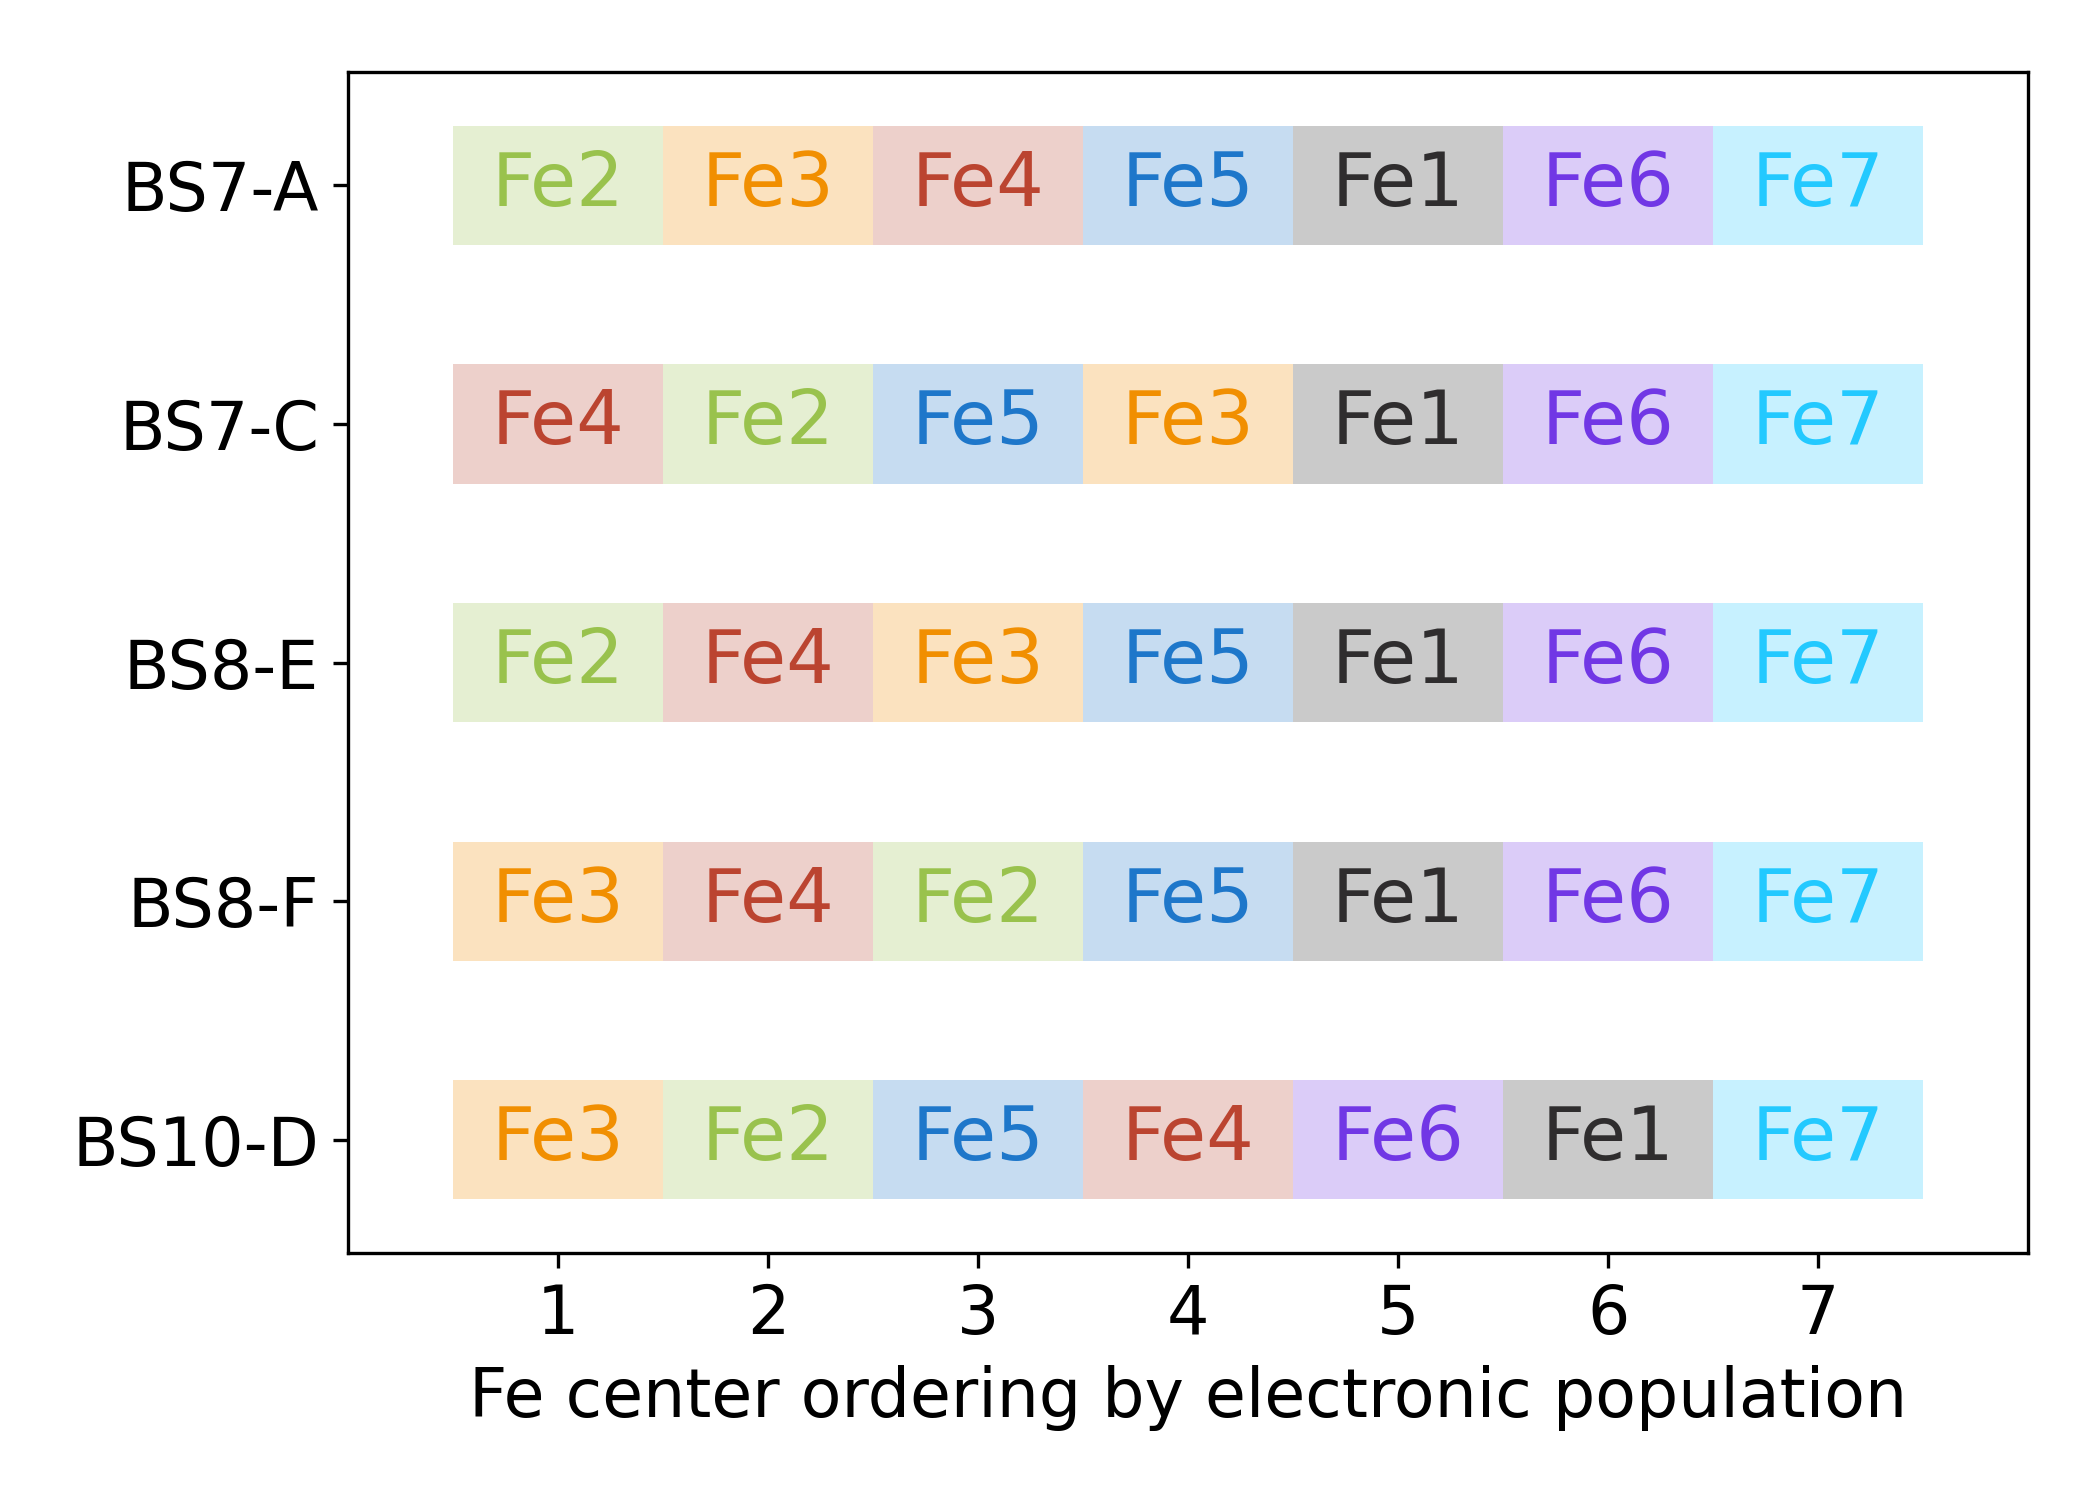

Source code (Python):
# ---------------------------------------------------------------------------
# Copyright (C) 2026 Huanchen Zhai. All Rights Reserved.
# 
# This program is free software: you can redistribute it and/or modify
# it under the terms of the GNU General Public License as published by
# the Free Software Foundation, either version 3 of the License, or
# (at your option) any later version.
# 
# This program is distributed in the hope that it will be useful,
# but WITHOUT ANY WARRANTY; without even the implied warranty of
# MERCHANTABILITY or FITNESS FOR A PARTICULAR PURPOSE.  See the
# GNU General Public License for more details.
# 
# You should have received a copy of the GNU General Public License
# along with this program.  If not, see <https://www.gnu.org/licenses/>.
# ---------------------------------------------------------------------------


import matplotlib.pyplot as plt
import numpy as np, json

plt.rcParams.update({'font.size': 16})
plt.figure(figsize=(7, 5))

data = json.load(open("../20-Data/90-colors.json", "r", encoding='utf-8'))
data |= json.load(open("../20-Data/80-bs-states.json", "r", encoding='utf-8'))
data |= json.load(open("../20-Data/14-large-uccsd.json", "r", encoding='utf-8'))

bs_init = data['bs']
bs_map = data['name_x']
colors = data['colors']

ia = 0
prop_uccsd = np.array([min([(x['uccsd'], x['uccsd(t)'], x.get('uccsd-elec-pop-noryd', [0.0] * 8))
    for x in data['large_uccsd'][str(ia)][str(ix)] if 'uccsd' in x] + [(0, 0, [0.0] * 8)])[2] for ix in range(35)])
prop_order = [np.argsort(x) for x in prop_uccsd]

inits = [18, 25, 26, 27, 8]
femap = [0, 1, 4, 3, 2, 5, 7, 6]

for ix, init in enumerate(inits):
    for jx in range(7):
        plt.barh(ix, 1, left=jx + 0.5, color=colors[prop_order[init][jx]], height=0.5, alpha=0.25)

for ix, init in enumerate(inits):
    for jx in range(7):
        plt.text(jx + 1, ix, 'Fe%d' % femap[prop_order[init][jx] + 1], color=colors[prop_order[init][jx]], fontsize=18,
            ha='center', va='center', zorder=10)

plt.yticks([0, 1, 2, 3, 4], [bs_map[str(ix)] for ix in inits])
plt.xlim(0, 8)
plt.xticks(list(range(1, 8)))

plt.gca().invert_yaxis()
plt.xlabel('Fe center ordering by electronic population')
plt.tight_layout()
plt.savefig('17-sm-large-pop-order-a.png', dpi=300)
